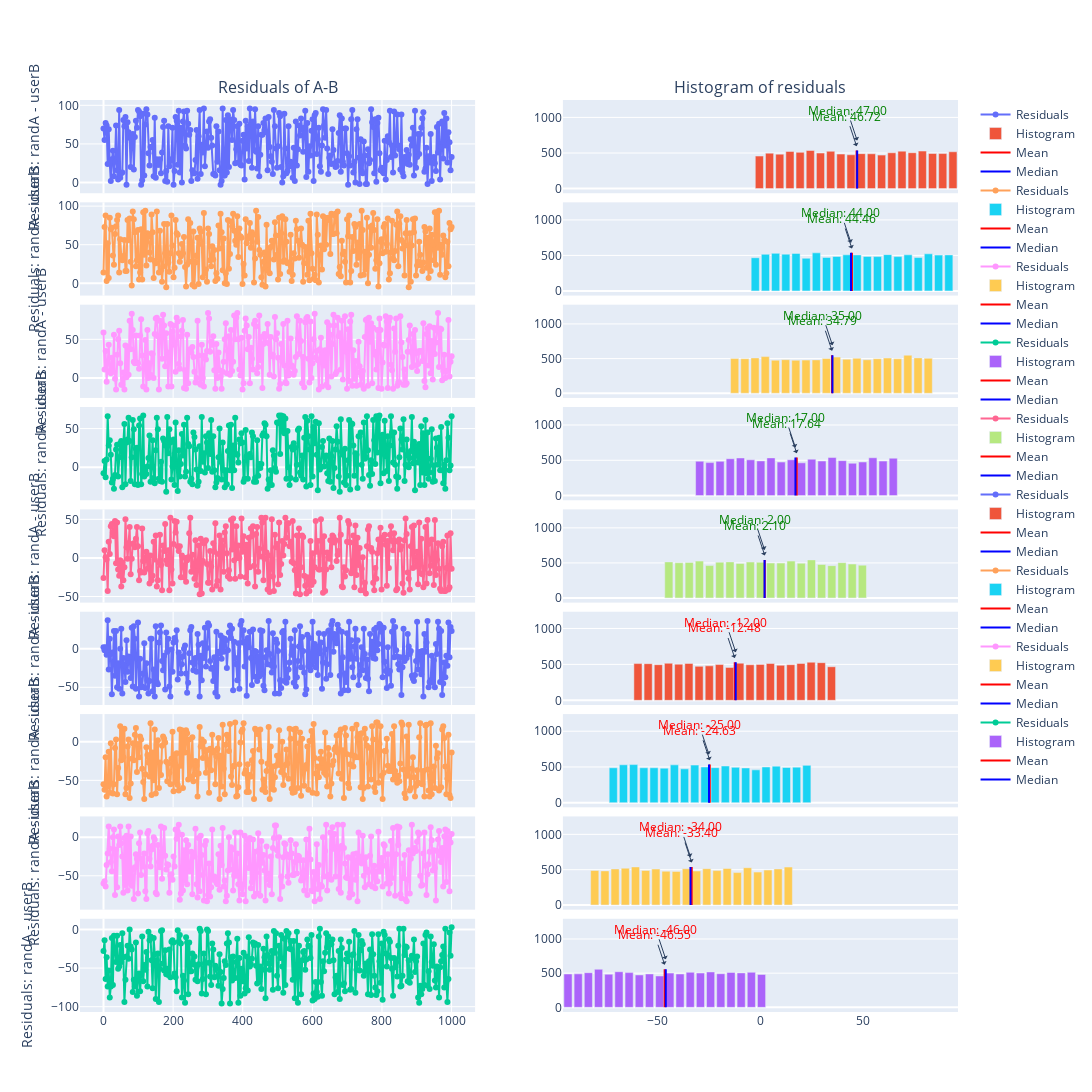

Notebook code for this chart:
### Markdown cell above
## Explanation

Player B plays with the same number in each iteration.

We explore resultschanging the fixed value of Player B (`cases` list).

### Code cell
# Params
number_cases=10000

# Fixed values for Player B
cases = [3,5,15,32,47,62,74,83,96]

# Figure and iterations
# Share x-axis

fig = make_subplots(rows=len(cases), 
                    cols=2, 
                    subplot_titles=("Residuals of A-B", "Histogram of residuals"),
                    shared_xaxes=True,
                    vertical_spacing=0.01)
i = 0
# Loop over all values of B
for i_B in cases:
    # Compute payout or residuals
    residuals = number_A(number_cases) - i_B
    
    # Step to plot residuals
    step=int(30)
    
    # Plot residuals
    fig.add_trace(go.Scatter(x=np.linspace(0,1000,int(len(residuals)/step)+1), 
                             y=residuals[::step], 
                             mode='lines+markers', 
                             name='Residuals'), 
                  row=i+1, col=1)
    # Set ylabel
    fig.update_yaxes(title_text="Residuals: randA - userB", row=i+1, col=1)
    
    # histogram with counts in Y-axis
    # compute historgram and media and median of residuals
    hist, bin_edges = np.histogram(residuals, bins=20)
    bin_centers = (bin_edges[:-1] + bin_edges[1:]) / 2
    
    # Calculate mean and median
    mean_residuals = np.mean(residuals)
    median_residuals = np.median(residuals)
    if mean_residuals < 0:
        color = 'red'
    else:
        color = 'green'
    
    # Plot histogram
    fig.add_trace(go.Bar(x=bin_centers, y=hist, name='Histogram'), row=i+1, col=2)
    # Plot mean and median vlines
    fig.add_trace(go.Scatter(x=[mean_residuals, mean_residuals], 
                             y=[0, np.max(hist)], 
                             mode='lines', 
                             name='Mean', 
                             line=dict(color='red')), 
                  row=i+1, col=2)
    # Median
    fig.add_trace(go.Scatter(x=[median_residuals, median_residuals], 
                             y=[0, np.max(hist)], 
                             mode='lines', 
                             name='Median', 
                             line=dict(color='blue')), 
                  row=i+1, col=2)
    # Add annotation with mean and median
    fig.add_annotation(x=mean_residuals, y=np.max(hist)-80, 
                       text="Mean: {:.2f}".format(mean_residuals), 
                       showarrow=True, 
                       arrowhead=1, 
                       yshift=10,
                       font=dict(color=color), 
                       row=i+1, col=2)
    fig.add_annotation(x=median_residuals, y=np.max(hist),
                          text="Median: {:.2f}".format(median_residuals), 
                          showarrow=True, 
                          arrowhead=1, 
                          yshift=10,
                          font=dict(color=color), 
                          row=i+1, col=2)
    i=i+1
fig.update_layout(
    autosize=False,
    width=1200,
    height=1600,
)
fig.show()

### Figure 1 — Plotly figure (JSON) as saved in the notebook; plotly's stock layout.template omitted (floating-point values rounded to 4 significant figures; data arrays with more than 128 entries replaced by an {"elided": "..."} marker saying what was removed)
{"data": [{"mode": "lines+markers", "name": "Residuals", "type": "scatter", "x": {"elided": "334 float values"}, "xaxis": "x", "y": {"elided": "334 int values"}, "yaxis": "y"}, {"name": "Histogram", "type": "bar", "x": [-0.525, 4.425, 9.375, 14.33, 19.27, 24.23, 29.18, 34.12, 39.08, 44.03, 48.98, 53.93, 58.88, 63.83, 68.78, 73.72, 78.68, 83.62, 88.58, 93.53], "xaxis": "x2", "y": [457, 498, 484, 522, 509, 535, 499, 524, 485, 475, 491, 489, 470, 503, 526, 504, 527, 493, 492, 517], "yaxis": "y2"}, {"line": {"color": "red"}, "mode": "lines", "name": "Mean", "type": "scatter", "x": [46.72, 46.72], "xaxis": "x2", "y": [0, 535], "yaxis": "y2"}, {"line": {"color": "blue"}, "mode": "lines", "name": "Median", "type": "scatter", "x": [47, 47], "xaxis": "x2", "y": [0, 535], "yaxis": "y2"}, {"mode": "lines+markers", "name": "Residuals", "type": "scatter", "x": {"elided": "334 float values"}, "xaxis": "x3", "y": {"elided": "334 int values"}, "yaxis": "y3"}, {"name": "Histogram", "type": "bar", "x": [-2.525, 2.425, 7.375, 12.33, 17.27, 22.23, 27.18, 32.12, 37.08, 42.03, 46.98, 51.93, 56.88, 61.83, 66.78, 71.72, 76.68, 81.62, 86.58, 91.53], "xaxis": "x4", "y": [467, 516, 529, 518, 528, 460, 536, 472, 485, 508, 507, 486, 483, 511, 483, 508, 470, 522, 504, 507], "yaxis": "y4"}, {"line": {"color": "red"}, "mode": "lines", "name": "Mean", "type": "scatter", "x": [44.46, 44.46], "xaxis": "x4", "y": [0, 536], "yaxis": "y4"}, {"line": {"color": "blue"}, "mode": "lines", "name": "Median", "type": "scatter", "x": [44, 44], "xaxis": "x4", "y": [0, 536], "yaxis": "y4"}, {"mode": "lines+markers", "name": "Residuals", "type": "scatter", "x": {"elided": "334 float values"}, "xaxis": "x5", "y": {"elided": "334 int values"}, "yaxis": "y5"}, {"name": "Histogram", "type": "bar", "x": [-12.53, -7.575, -2.625, 2.325, 7.275, 12.23, 17.18, 22.12, 27.08, 32.03, 36.98, 41.93, 46.88, 51.83, 56.77, 61.73, 66.68, 71.62, 76.58, 81.53], "xaxis": "x6", "y": [500, 498, 509, 529, 477, 484, 476, 478, 481, 501, 522, 492, 504, 483, 498, 508, 497, 549, 510, 504], "yaxis": "y6"}, {"line": {"color": "red"}, "mode": "lines", "name": "Mean", "type": "scatter", "x": [34.79, 34.79], "xaxis": "x6", "y": [0, 549], "yaxis": "y6"}, {"line": {"color": "blue"}, "mode": "lines", "name": "Median", "type": "scatter", "x": [35, 35], "xaxis": "x6", "y": [0, 549], "yaxis": "y6"}, {"mode": "lines+markers", "name": "Residuals", "type": "scatter", "x": {"elided": "334 float values"}, "xaxis": "x7", "y": {"elided": "334 int values"}, "yaxis": "y7"}, {"name": "Histogram", "type": "bar", "x": [-29.52, -24.58, -19.62, -14.67, -9.725, -4.775, 0.175, 5.125, 10.08, 15.03, 19.98, 24.93, 29.88, 34.83, 39.77, 44.73, 49.68, 54.63, 59.58, 64.53], "xaxis": "x8", "y": [487, 467, 485, 522, 533, 506, 491, 534, 475, 507, 464, 516, 490, 539, 495, 458, 476, 536, 489, 530], "yaxis": "y8"}, {"line": {"color": "red"}, "mode": "lines", "name": "Mean", "type": "scatter", "x": [17.64, 17.64], "xaxis": "x8", "y": [0, 539], "yaxis": "y8"}, {"line": {"color": "blue"}, "mode": "lines", "name": "Median", "type": "scatter", "x": [17, 17], "xaxis": "x8", "y": [0, 539], "yaxis": "y8"}, {"mode": "lines+markers", "name": "Residuals", "type": "scatter", "x": {"elided": "334 float values"}, "xaxis": "x9", "y": {"elided": "334 int values"}, "yaxis": "y9"}, {"name": "Histogram", "type": "bar", "x": [-44.52, -39.58, -34.62, -29.67, -24.73, -19.77, -14.82, -9.875, -4.925, 0.025, 4.975, 9.925, 14.88, 19.83, 24.77, 29.73, 34.68, 39.63, 44.58, 49.52], "xaxis": "x10", "y": [514, 502, 506, 526, 462, 510, 514, 492, 512, 508, 498, 497, 526, 496, 543, 478, 461, 503, 484, 468], "yaxis": "y10"}, {"line": {"color": "red"}, "mode": "lines", "name": "Mean", "type": "scatter", "x": [2.101, 2.101], "xaxis": "x10", "y": [0, 543], "yaxis": "y10"}, {"line": {"color": "blue"}, "mode": "lines", "name": "Median", "type": "scatter", "x": [2, 2], "xaxis": "x10", "y": [0, 543], "yaxis": "y10"}, {"mode": "lines+markers", "name": "Residuals", "type": "scatter", "x": {"elided": "334 float values"}, "xaxis": "x11", "y": {"elided": "334 int values"}, "yaxis": "y11"}, {"name": "Histogram", "type": "bar", "x": [-59.52, -54.58, -49.62, -44.67, -39.73, -34.77, -29.82, -24.88, -19.92, -14.97, -10.02, -5.075, -0.125, 4.825, 9.775, 14.73, 19.68, 24.63, 29.58, 34.52], "xaxis": "x12", "y": [511, 510, 496, 516, 503, 513, 473, 480, 498, 458, 517, 495, 500, 512, 488, 496, 513, 530, 524, 467], "yaxis": "y12"}, {"line": {"color": "red"}, "mode": "lines", "name": "Mean", "type": "scatter", "x": [-12.48, -12.48], "xaxis": "x12", "y": [0, 530], "yaxis": "y12"}, {"line": {"color": "blue"}, "mode": "lines", "name": "Median", "type": "scatter", "x": [-12, -12], "xaxis": "x12", "y": [0, 530], "yaxis": "y12"}, {"mode": "lines+markers", "name": "Residuals", "type": "scatter", "x": {"elided": "334 float values"}, "xaxis": "x13", "y": {"elided": "334 int values"}, "yaxis": "y13"}, {"name": "Histogram", "type": "bar", "x": [-71.53, -66.57, -61.62, -56.67, -51.73, -46.77, -41.83, -36.88, -31.92, -26.97, -22.02, -17.07, -12.12, -7.175, -2.225, 2.725, 7.675, 12.63, 17.58, 22.52], "xaxis": "x14", "y": [488, 530, 533, 488, 488, 483, 529, 473, 526, 499, 490, 513, 494, 486, 459, 499, 511, 492, 497, 522], "yaxis": "y14"}, {"line": {"color": "red"}, "mode": "lines", "name": "Mean", "type": "scatter", "x": [-24.63, -24.63], "xaxis": "x14", "y": [0, 533], "yaxis": "y14"}, {"line": {"color": "blue"}, "mode": "lines", "name": "Median", "type": "scatter", "x": [-25, -25], "xaxis": "x14", "y": [0, 533], "yaxis": "y14"}, {"mode": "lines+markers", "name": "Residuals", "type": "scatter", "x": {"elided": "334 float values"}, "xaxis": "x15", "y": {"elided": "334 int values"}, "yaxis": "y15"}, {"name": "Histogram", "type": "bar", "x": [-80.53, -75.57, -70.62, -65.68, -60.73, -55.77, -50.83, -45.88, -40.92, -35.97, -31.02, -26.07, -21.12, -16.17, -11.23, -6.275, -1.325, 3.625, 8.575, 13.52], "xaxis": "x16", "y": [488, 483, 510, 521, 539, 489, 509, 478, 476, 513, 481, 514, 487, 517, 459, 528, 466, 495, 510, 537], "yaxis": "y16"}, {"line": {"color": "red"}, "mode": "lines", "name": "Mean", "type": "scatter", "x": [-33.4, -33.4], "xaxis": "x16", "y": [0, 539], "yaxis": "y16"}, {"line": {"color": "blue"}, "mode": "lines", "name": "Median", "type": "scatter", "x": [-34, -34], "xaxis": "x16", "y": [0, 539], "yaxis": "y16"}, {"mode": "lines+markers", "name": "Residuals", "type": "scatter", "x": {"elided": "334 float values"}, "xaxis": "x17", "y": {"elided": "334 int values"}, "yaxis": "y17"}, {"name": "Histogram", "type": "bar", "x": [-93.53, -88.57, -83.62, -78.68, -73.72, -68.78, -63.83, -58.88, -53.92, -48.97, -44.02, -39.07, -34.12, -29.17, -24.23, -19.27, -14.32, -9.375, -4.425, 0.525], "xaxis": "x18", "y": [488, 490, 507, 557, 485, 521, 508, 474, 489, 459, 501, 488, 513, 502, 518, 492, 510, 504, 513, 481], "yaxis": "y18"}, {"line": {"color": "red"}, "mode": "lines", "name": "Mean", "type": "scatter", "x": [-46.55, -46.55], "xaxis": "x18", "y": [0, 557], "yaxis": "y18"}, {"line": {"color": "blue"}, "mode": "lines", "name": "Median", "type": "scatter", "x": [-46, -46], "xaxis": "x18", "y": [0, 557], "yaxis": "y18"}], "layout": {"annotations": [{"font": {"size": 16}, "showarrow": false, "text": "Residuals of A-B", "x": 0.225, "xanchor": "center", "xref": "paper", "y": 1, "yanchor": "bottom", "yref": "paper"}, {"font": {"size": 16}, "showarrow": false, "text": "Histogram of residuals", "x": 0.775, "xanchor": "center", "xref": "paper", "y": 1, "yanchor": "bottom", "yref": "paper"}, {"arrowhead": 1, "font": {"color": "green"}, "showarrow": true, "text": "Mean: 46.72", "x": 46.72, "xref": "x2", "y": 455, "yref": "y2", "yshift": 10}, {"arrowhead": 1, "font": {"color": "green"}, "showarrow": true, "text": "Median: 47.00", "x": 47, "xref": "x2", "y": 535, "yref": "y2", "yshift": 10}, {"arrowhead": 1, "font": {"color": "green"}, "showarrow": true, "text": "Mean: 44.46", "x": 44.46, "xref": "x4", "y": 456, "yref": "y4", "yshift": 10}, {"arrowhead": 1, "font": {"color": "green"}, "showarrow": true, "text": "Median: 44.00", "x": 44, "xref": "x4", "y": 536, "yref": "y4", "yshift": 10}, {"arrowhead": 1, "font": {"color": "green"}, "showarrow": true, "text": "Mean: 34.79", "x": 34.79, "xref": "x6", "y": 469, "yref": "y6", "yshift": 10}, {"arrowhead": 1, "font": {"color": "green"}, "showarrow": true, "text": "Median: 35.00", "x": 35, "xref": "x6", "y": 549, "yref": "y6", "yshift": 10}, {"arrowhead": 1, "font": {"color": "green"}, "showarrow": true, "text": "Mean: 17.64", "x": 17.64, "xref": "x8", "y": 459, "yref": "y8", "yshift": 10}, {"arrowhead": 1, "font": {"color": "green"}, "showarrow": true, "text": "Median: 17.00", "x": 17, "xref": "x8", "y": 539, "yref": "y8", "yshift": 10}, {"arrowhead": 1, "font": {"color": "green"}, "showarrow": true, "text": "Mean: 2.10", "x": 2.101, "xref": "x10", "y": 463, "yref": "y10", "yshift": 10}, {"arrowhead": 1, "font": {"color": "green"}, "showarrow": true, "text": "Median: 2.00", "x": 2, "xref": "x10", "y": 543, "yref": "y10", "yshift": 10}, {"arrowhead": 1, "font": {"color": "red"}, "showarrow": true, "text": "Mean: -12.48", "x": -12.48, "xref": "x12", "y": 450, "yref": "y12", "yshift": 10}, {"arrowhead": 1, "font": {"color": "red"}, "showarrow": true, "text": "Median: -12.00", "x": -12, "xref": "x12", "y": 530, "yref": "y12", "yshift": 10}, {"arrowhead": 1, "font": {"color": "red"}, "showarrow": true, "text": "Mean: -24.63", "x": -24.63, "xref": "x14", "y": 453, "yref": "y14", "yshift": 10}, {"arrowhead": 1, "font": {"color": "red"}, "showarrow": true, "text": "Median: -25.00", "x": -25, "xref": "x14", "y": 533, "yref": "y14", "yshift": 10}, {"arrowhead": 1, "font": {"color": "red"}, "showarrow": true, "text": "Mean: -33.40", "x": -33.4, "xref": "x16", "y": 459, "yref": "y16", "yshift": 10}, {"arrowhead": 1, "font": {"color": "red"}, "showarrow": true, "text": "Median: -34.00", "x": -34, "xref": "x16", "y": 539, "yref": "y16", "yshift": 10}, {"arrowhead": 1, "font": {"color": "red"}, "showarrow": true, "text": "Mean: -46.55", "x": -46.55, "xref": "x18", "y": 477, "yref": "y18", "yshift": 10}, {"arrowhead": 1, "font": {"color": "red"}, "showarrow": true, "text": "Median: -46.00", "x": -46, "xref": "x18", "y": 557, "yref": "y18", "yshift": 10}], "autosize": false, "height": 1600, "width": 1200, "xaxis": {"anchor": "y", "domain": [0, 0.45], "matches": "x17", "showticklabels": false}, "xaxis10": {"anchor": "y10", "domain": [0.55, 1], "matches": "x18", "showticklabels": false}, "xaxis11": {"anchor": "y11", "domain": [0, 0.45], "matches": "x17", "showticklabels": false}, "xaxis12": {"anchor": "y12", "domain": [0.55, 1], "matches": "x18", "showticklabels": false}, "xaxis13": {"anchor": "y13", "domain": [0, 0.45], "matches": "x17", "showticklabels": false}, "xaxis14": {"anchor": "y14", "domain": [0.55, 1], "matches": "x18", "showticklabels": false}, "xaxis15": {"anchor": "y15", "domain": [0, 0.45], "matches": "x17", "showticklabels": false}, "xaxis16": {"anchor": "y16", "domain": [0.55, 1], "matches": "x18", "showticklabels": false}, "xaxis17": {"anchor": "y17", "domain": [0, 0.45]}, "xaxis18": {"anchor": "y18", "domain": [0.55, 1]}, "xaxis2": {"anchor": "y2", "domain": [0.55, 1], "matches": "x18", "showticklabels": false}, "xaxis3": {"anchor": "y3", "domain": [0, 0.45], "matches": "x17", "showticklabels": false}, "xaxis4": {"anchor": "y4", "domain": [0.55, 1], "matches": "x18", "showticklabels": false}, "xaxis5": {"anchor": "y5", "domain": [0, 0.45], "matches": "x17", "showticklabels": false}, "xaxis6": {"anchor": "y6", "domain": [0.55, 1], "matches": "x18", "showticklabels": false}, "xaxis7": {"anchor": "y7", "domain": [0, 0.45], "matches": "x17", "showticklabels": false}, "xaxis8": {"anchor": "y8", "domain": [0.55, 1], "matches": "x18", "showticklabels": false}, "xaxis9": {"anchor": "y9", "domain": [0, 0.45], "matches": "x17", "showticklabels": false}, "yaxis": {"anchor": "x", "domain": [0.8978, 1], "title": {"text": "Residuals: randA - userB"}}, "yaxis10": {"anchor": "x10", "domain": [0.4489, 0.5511]}, "yaxis11": {"anchor": "x11", "domain": [0.3367, 0.4389], "title": {"text": "Residuals: randA - userB"}}, "yaxis12": {"anchor": "x12", "domain": [0.3367, 0.4389]}, "yaxis13": {"anchor": "x13", "domain": [0.2244, 0.3267], "title": {"text": "Residuals: randA - userB"}}, "yaxis14": {"anchor": "x14", "domain": [0.2244, 0.3267]}, "yaxis15": {"anchor": "x15", "domain": [0.1122, 0.2144], "title": {"text": "Residuals: randA - userB"}}, "yaxis16": {"anchor": "x16", "domain": [0.1122, 0.2144]}, "yaxis17": {"anchor": "x17", "domain": [0, 0.1022], "title": {"text": "Residuals: randA - userB"}}, "yaxis18": {"anchor": "x18", "domain": [0, 0.1022]}, "yaxis2": {"anchor": "x2", "domain": [0.8978, 1]}, "yaxis3": {"anchor": "x3", "domain": [0.7856, 0.8878], "title": {"text": "Residuals: randA - userB"}}, "yaxis4": {"anchor": "x4", "domain": [0.7856, 0.8878]}, "yaxis5": {"anchor": "x5", "domain": [0.6733, 0.7756], "title": {"text": "Residuals: randA - userB"}}, "yaxis6": {"anchor": "x6", "domain": [0.6733, 0.7756]}, "yaxis7": {"anchor": "x7", "domain": [0.5611, 0.6633], "title": {"text": "Residuals: randA - userB"}}, "yaxis8": {"anchor": "x8", "domain": [0.5611, 0.6633]}, "yaxis9": {"anchor": "x9", "domain": [0.4489, 0.5511], "title": {"text": "Residuals: randA - userB"}}}}
